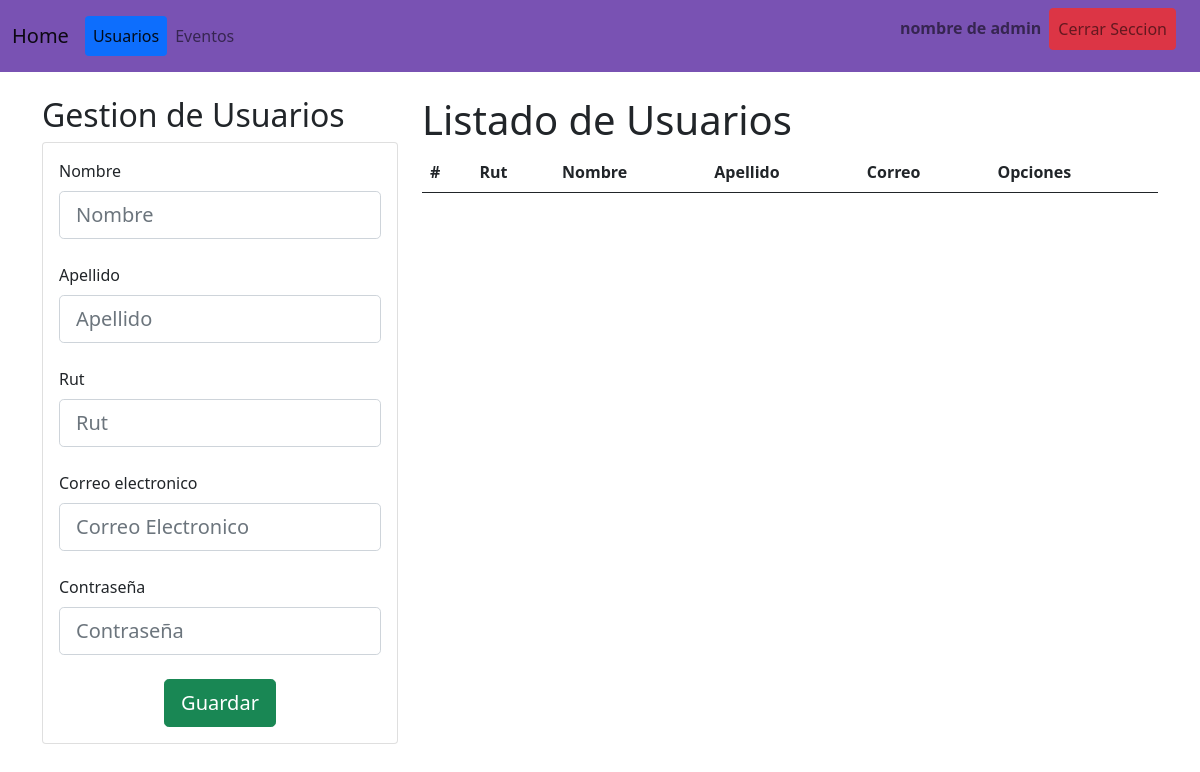
Before: /gestionUsuarios/ with the older database file.
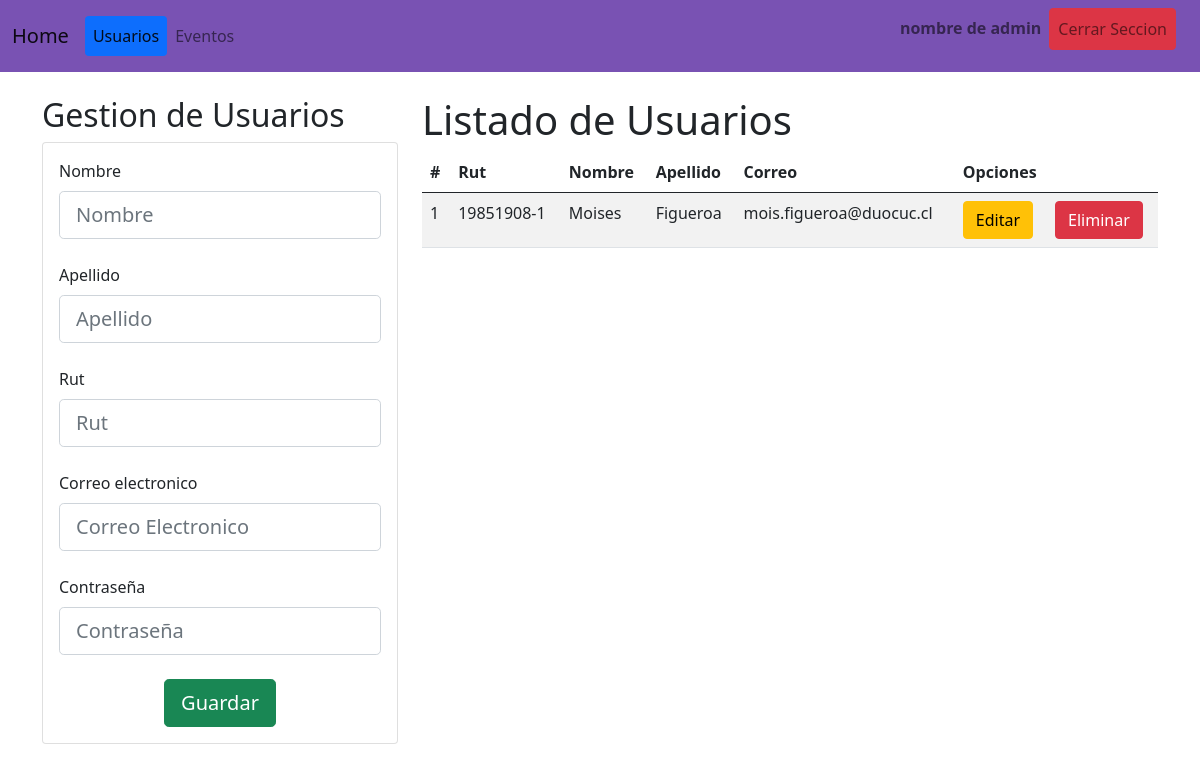
After: the same page with the newer database file.
### app/models.py (models this page shows, shortened)
class Cliente(models.Model):
    rut = models.CharField(max_length=12, unique=True, validators=[rut_validator], default='00000000-0')
    nombre = models.CharField(max_length=50)
    apellido = models.CharField(max_length=50)
    correo = models.EmailField(max_length=100)
    password = models.CharField(max_length=50)

### app/views.py (the view)
# urls.py: path('gestionUsuarios/', gestionUsuarios, name="gestionUsuarios"),
def gestionUsuarios(request):
    clientes = Cliente.objects.all()
    return render(request, 'app/admin/gestionUsuarios.html', {"clientes": clientes})

### app/templates/app/admin/gestionUsuarios.html (shortened to what this page needs)
{% extends "app/admin/baseAdmin.html" %}
{% block actUsuario%}active{%endblock%}
{% block body%}
<div class="row">
    <div class="col-sm-12 col-md-6 col-lg-4 col-xl-4">
        <h2>Gestion de Usuarios</h2>
        <div class="card">
            <div class="card-body">
                <form action="/registrarUsuario/" method="POST"> {% csrf_token %}
                    <div class="form-group">
                        <div class="form-outline form-white mb-4">
                            <label class="form-label" for="inputFirstName">Nombre</label>
                            <input placeholder="Nombre" type="text" id="inputFirstName" name="inputFirstName" class="form-control form-control-lg" required/>
                        </div>
                        <div class="form-outline form-white mb-4">
                            <label class="form-label" for="inputLastName">Apellido</label>
                            <input placeholder="Apellido" type="text" id="inputLastName" name="inputLastName" class="form-control form-control-lg" required/>
                        </div>
                        <div class="form-outline form-white mb-4">
                            <label class="form-label" for="inputRut">Rut</label>
                            <input placeholder="Rut" type="text" id="inputRut" name="inputRut" class="form-control form-control-lg" required/>
                        </div>
                        <div class="form-outline form-white mb-4">
                            <label class="form-label" for="inputEmail">Correo electronico</label>
                            <input placeholder="Correo Electronico" type="email" id="inputEmail" name="inputEmail" class="form-control form-control-lg" required/>
                        </div>
                        <div class="form-outline form-white mb-4">
                            <label class="form-label" for="typePassword">Contraseña</label>
                            <input placeholder="Contraseña" type="password" id="typePassword" name="typePassword"
                                class="form-control form-control-lg" required/>
                        </div>
                        <div class="d-flex justify-content-center text-center">
                            <button type="submit" class="btn btn-success btn-lg">Guardar</button>
                        </div>
                    </div>
                </form>
            </div>
        </div>
    </div>
    <div class="col-sm-12 col-md-6 col-lg-8 col-xl-8">
        <div class="table-responsive">
            <table class="table table-striped">
                <thead>
                    <tr>
                        <th>#</th>
                        <th>Rut</th>
                        <th>Nombre</th>
                        <th>Apellido</th>
                        <th>Correo</th>
                        <th colspan="2">Opciones</th>
                    </tr>
                </thead>
                <tbody>
                    <h1>Listado de Usuarios</h1>
                    {% for c in clientes%}
                    <tr>
                        <td>{{forloop.counter}}</td>
                        <td>{{c.rut}}</td>
                        <td>{{c.nombre}}</td>
                        <td>{{c.apellido}}</td>
                        <td>{{c.correo}}</td>
                        <td><a href="/modificarUsuario/{{c.rut}}" class="btn btn-warning">Editar</a></td>
                        <td><a href="/eliminarUsuario/{{c.rut}}" class="btn btn-danger">Eliminar</a></td>
                    </tr>
                    {% endfor %}
                </tbody>
            </table>
        </div>
    </div>
</div>
{% endblock%}

Changed rows visible on the page:
added Cliente: rut "19851908-1", nombre "Moises", apellido "Figueroa", correo "mois.figueroa@duocuc.cl"
